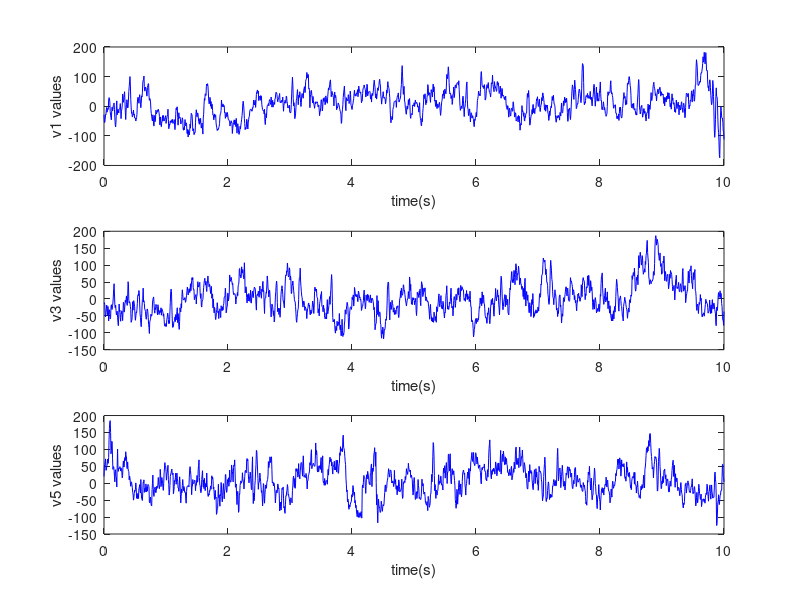
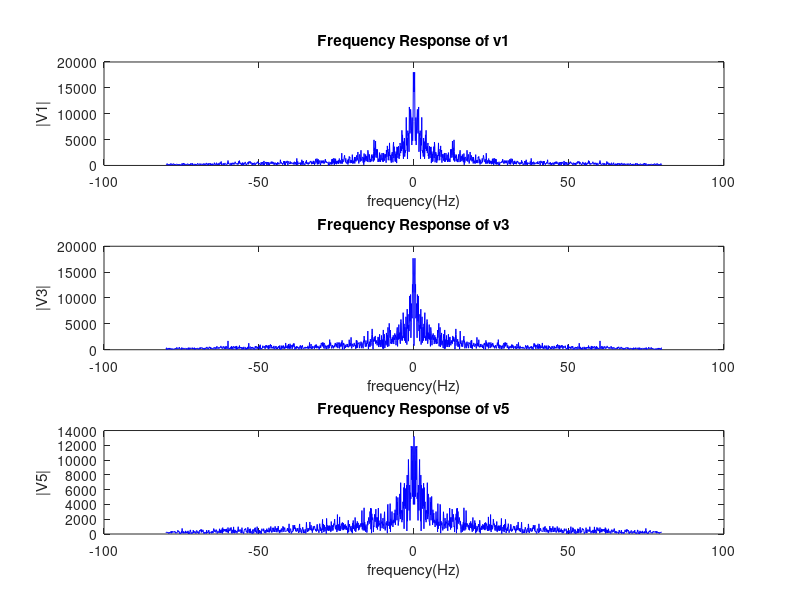
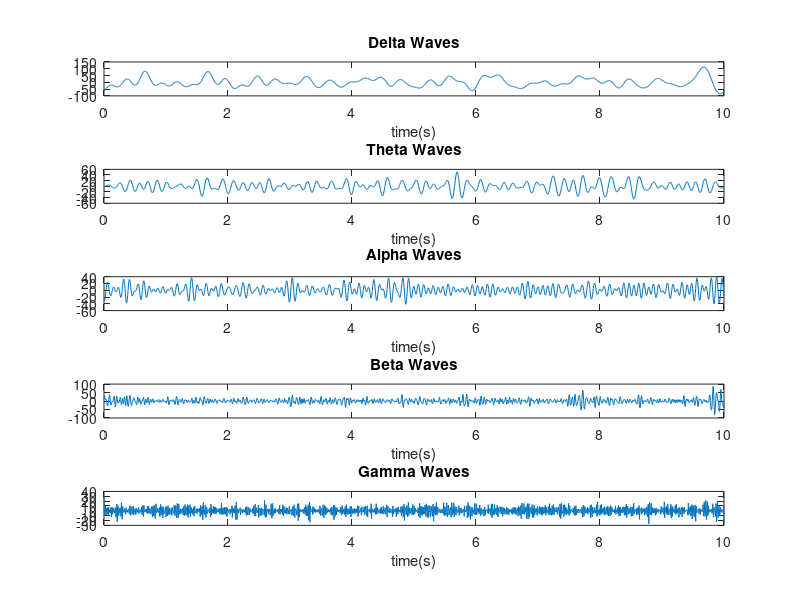

The MATLAB source for these figures, in order:
clear all

file1 = load ('v1.mat');
file2 = load ('v3.mat');
file3 = load ('v5.mat');


v1 = file1.val(2,:);
v2 = file2.val(2,:);
v3 = file3.val(2,:);
duration = 10;
L = length(v1);
t = linspace(0,duration,L);

figure(1);
subplot(3,1,1);
plot(t,v1,'b')
xlabel('time(s)');
ylabel('v1 values');
subplot(3,1,2);
plot(t,v2,'b')
xlabel('time(s)');
ylabel('v3 values');
subplot(3,1,3);
plot(t,v3,'b')
xlabel('time(s)');
ylabel('v5 values');


V1 = fft(v1);
V1_shifted = fftshift(V1);
V2 = fft(v2);
V2_shifted = fftshift(V2);
V3 = fft(v3);
V3_shifted = fftshift(V3);
fs = L/duration;
frequency = (-L/2:L/2-1)*fs/L;



figure(2);
subplot(3,1,1);
plot(frequency,abs(V1_shifted),'b');
xlabel('frequency(Hz)');
ylabel('|V1|');
title('Frequency Response of v1');
subplot(3,1,2);
plot(frequency,abs(V2_shifted),'b');
xlabel('frequency(Hz)');
ylabel('|V3|');
title('Frequency Response of v3');
subplot(3,1,3);
plot(frequency,abs(V3_shifted),'b');
xlabel('frequency(Hz)');
ylabel('|V5|');
title('Frequency Response of v5');

f = (0:L-1)*fs/L;

%Delta Waves
FL = 0.5; FH = 4;
V1delta = V1;
dLow = f<FL; 
n1 = length(f(dLow));
V1delta(dLow)=0;
V1delta(end-n1+2:end) = 0; 
dHigh = f >= FL & f <= FH;
n2 = length(f(dHigh));
V1delta(n1+n2+1:end-n1-n2+1) = 0; 
delta=ifft(V1delta);


%Theta Waves
FL = 4; FH = 8;
V1theta = V1;
dLow = f<FL; 
n1 = length(f(dLow));
V1theta(dLow)=0;
V1theta(end-n1+2:end) = 0; 
dHigh = f >= FL & f <= FH;
n2 = length(f(dHigh));
V1theta(n1+n2+1:end-n1-n2+1) = 0; 
theta=ifft(V1theta);

%Alpha Waves
FL = 8; FH = 13;
V1alpha = V1;
dLow = f<FL; 
n1 = length(f(dLow));
V1alpha(dLow)=0;
V1alpha(end-n1+2:end) = 0; 
dHigh = f >= FL & f <= FH;
n2 = length(f(dHigh));
V1alpha(n1+n2+1:end-n1-n2+1) = 0; 
alpha=ifft(V1alpha);

%Beta Waves
FL = 13; FH = 35;
V1beta = V1;
dLow = f<FL; 
n1 = length(f(dLow));
V1beta(dLow)=0;
V1beta(end-n1+2:end) = 0; 
dHigh = f >= FL & f <= FH;
n2 = length(f(dHigh));
V1beta(n1+n2+1:end-n1-n2+1) = 0; 
beta=ifft(V1beta);

%Gamma Waves
FL = 35; FH = 80;
V1gamma = V1;
dLow = f<FL; 
n1 = length(f(dLow));
V1gamma(dLow)=0;
V1gamma(end-n1+2:end) = 0; 
dHigh = f >= FL & f <= FH;
n2 = length(f(dHigh));
V1gamma(n1+n2+1:end-n1-n2+1) = 0; 
gamma=ifft(V1gamma);

figure(3);
subplot(5,1,1);
plot(t,delta);
xlabel('time(s)');
title('Delta Waves');
subplot(5,1,2);
plot(t,theta);
xlabel('time(s)');
title('Theta Waves');
subplot(5,1,3);
plot(t,alpha);
xlabel('time(s)');
title('Alpha Waves');
subplot(5,1,4);
plot(t,beta);
xlabel('time(s)');
title('Beta Waves');
subplot(5,1,5);
plot(t,gamma);
xlabel('time(s)');
title('Gamma Waves');







